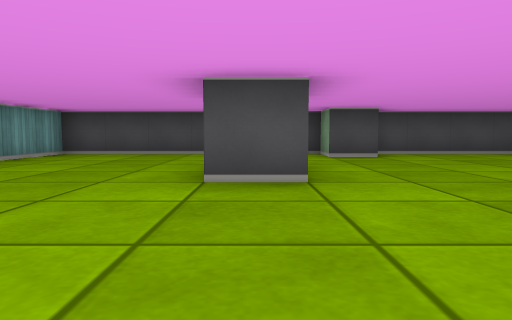
View 1 (above)

12 first-person views from a walk through a cub3D ray-caster map. The camera is about half as high as the walls, tilts 4° down and sees 70° across. The floor is counted in squares. Each view is taken from the middle of a square. On the plan, view 1 faces up. The plan holds only what a view shows up to about 9 squares ahead; the rest is blank.

View 2
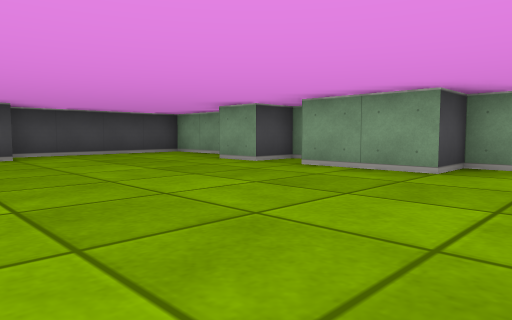

View 3
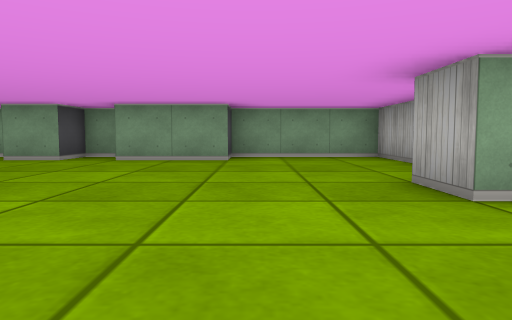

View 4
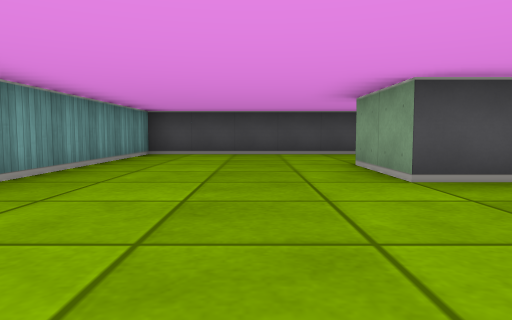

View 5
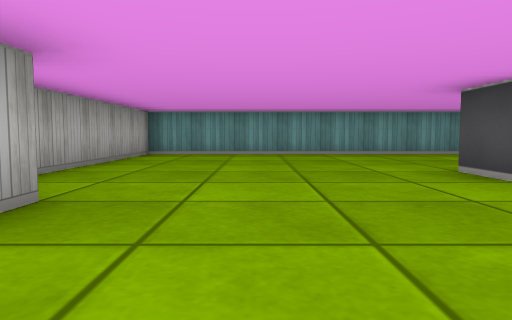

View 6
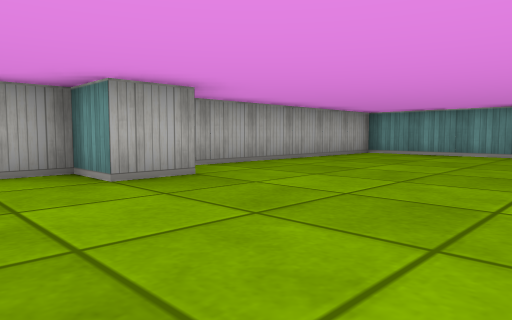

View 7
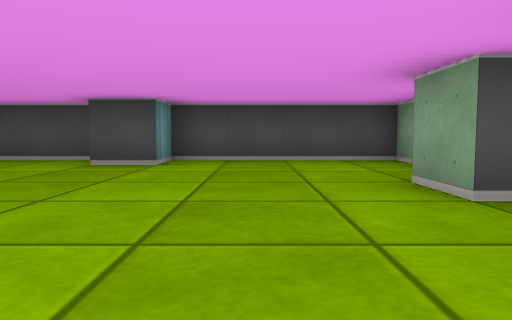

View 8
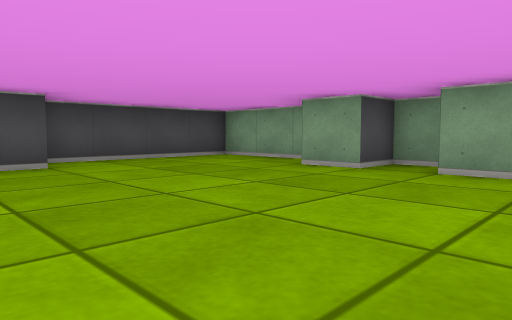

View 9
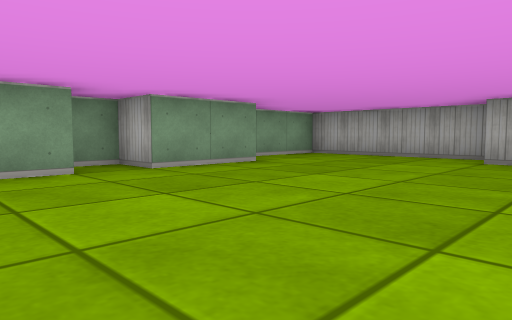

View 10
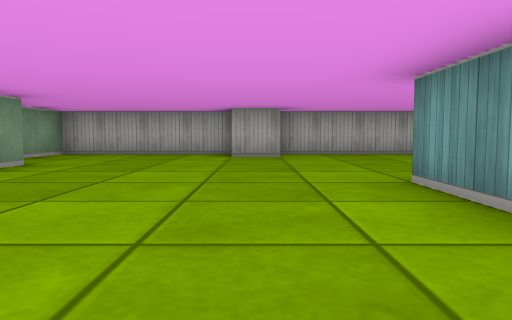

View 11
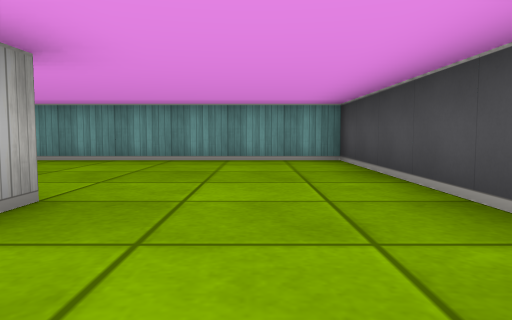

View 12
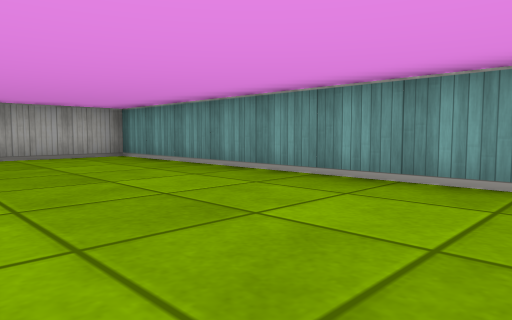

### Floor plan
Points are (right, up) in squares from view 1. A wall is a line through its corners. A room is listed if a view was taken in it or the views show most of it. See-through windows are left out.
Room 1 (views 1, 2, 3, 4, 5, 6, 7, 8, 9, 10, 11, 12)
walls: (0.5, 5) (0.5, 3.5) (-0.5, 3.5) (-0.5, 5.5) (0, 5.5); (1.4, -0.5) (2.5, -0.5) (2.5, -1.5) (6.5, -1.5) (6.5, 1.5) (5.5, 1.5) (5.5, 3.5) (6.5, 3.5) (6.5, 4.5) (5.5, 4.5) (5.5, 5.5); (6.5, 6.1) (6.5, 8.5) (2.5, 8.5) (2.5, 7.5) (1.5, 7.5) (1.5, 8.5) (-4.5, 8.5) (-4.5, -1.5) (1.5, -1.5)

Where each view was taken, in squares from view 1:
view 1: 0 up, 0 right, facing up
view 2: 0 up, 1 right, facing up-right
view 3: 1 up, 1 left, facing right
view 4: 0 up, 2 left, facing up
view 5: 1 up, 4 right, facing left
view 6: 3 up, 4 right, facing down-left
view 7: 2 up, 4 right, facing up
view 8: 2 up, 1 right, facing up-right
view 9: 6 up, 1 right, facing down-right
view 10: 7 up, 2 right, facing down
view 11: 7 up, 2 right, facing left
view 12: 6 up, 1 left, facing down-left
